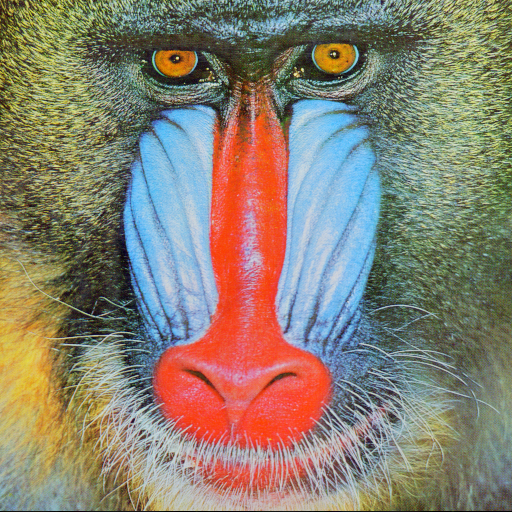
#> input picture src/data/baboon.png, 512 x 512 px
$ python -i filters.py   (imports and definitions only)
#> lines starting #> are read from the running program, lines starting #| are printed output that depends on the picture; after the words box and inside, x2 and y2 are one past the last pixel; in counts of white or black regions, pixels touching at a corner belong together
#> further down, picture is the input picture: shape (512, 512, 3); mean B, G, R 113.1, 128.9, 137.4
import cv2
import numpy as np

# [10 lines left out: function get_noise_map_basic, not called in this run]

def get_sharpened_map(image):
    kernel30 = np.array([[-1, -1, -1],
                        [-1, 30, -1],
                        [-1, -1, -1]])
    kernel3 = np.array(  [[-1, -1, -1],
                        [-1, 3, -1],
                        [-1, -1, -1]])
    img30 = cv2.filter2D(image, -1, kernel30)
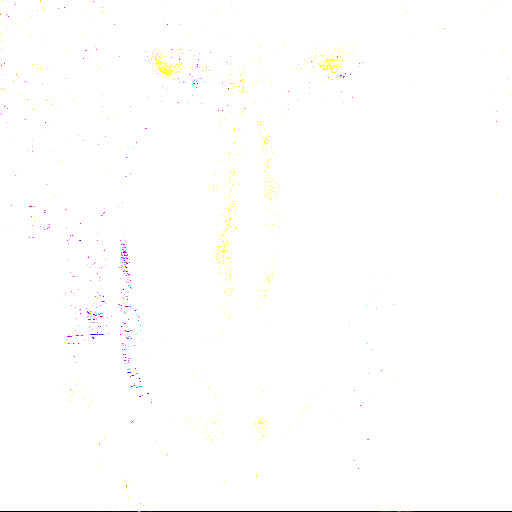
#> img30: shape (512, 512, 3); mean B, G, R 253.7, 254.1, 254.4
    _, binary_matrix = cv2.threshold(img30, 128, 255, cv2.THRESH_BINARY)
    img30 = (binary_matrix > 0).astype(int)
    img3 = cv2.filter2D(image, -1, kernel3)
    _, binary_matrix = cv2.threshold(img3, 128, 255, cv2.THRESH_BINARY)
    img3 = (binary_matrix > 0).astype(int)
    result = (img30+img3)
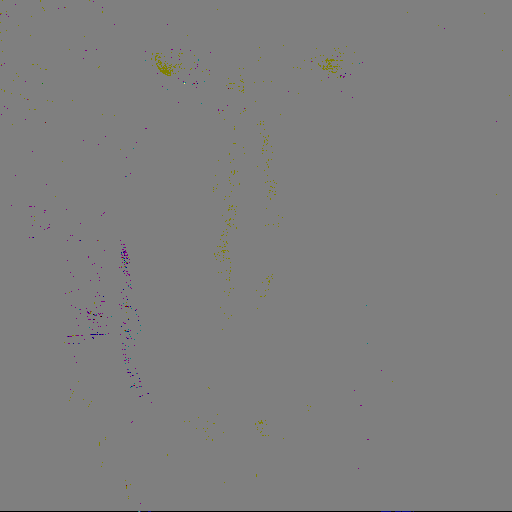
#> result: shape (512, 512, 3) int64; mean B, G, R 0.995, 0.997, 0.998; drawn with min black and max white
    result[result == 2] = 0
#> result: shape (512, 512, 3) int64; under 0.01% of pixels changed, all inside (x1, y1, x2, y2) = (184, 83, 185, 84)
    # setting all 2s to 1s gives great fn and high fp, setting them to 0s gives around the same fp and fn, a decently acceptable amount
    print("my sharp")
    print("Number of 1s (not detected noise) in matrix: ", np.count_nonzero(result == 1))
#| Number of 1s (not detected noise) in matrix:  783767
    print("Number of 0s (detected noise) in matrix: ", np.count_nonzero(result == 0))
#| Number of 0s (detected noise) in matrix:  2665

    return result

# [39 lines left out: functions adaptive_median_filter_detection, nonadaptive_median_filter_detection, not called in this run]

>>> import cv2
>>> picture = cv2.imread('data/baboon.png')
>>> result = get_sharpened_map(picture)

$ run again, on src/data/bridge.png
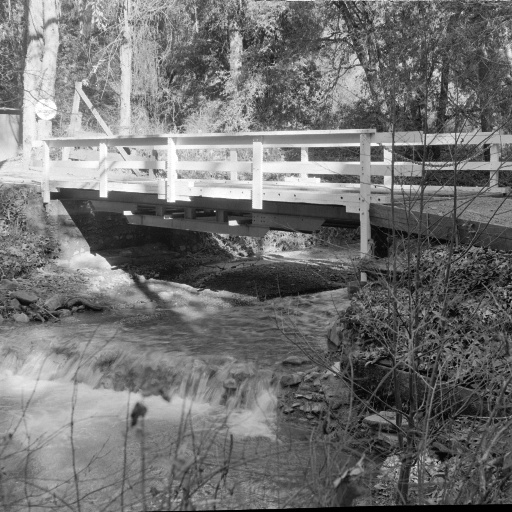
#> input picture src/data/bridge.png, 512 x 512 px
#> picture is the input picture: shape (512, 512, 3); min 0, max 255, mean 113.8
#> in get_sharpened_map, `img30 = cv2.filter2D(image, -1, kernel30)`:
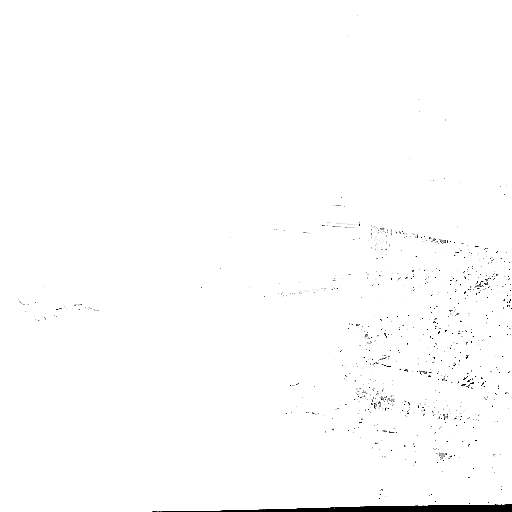
#> img30: shape (512, 512, 3); min 0, max 255, mean 252.7
#| Number of 1s (not detected noise) in matrix:  779751
#| Number of 0s (detected noise) in matrix:  6681
